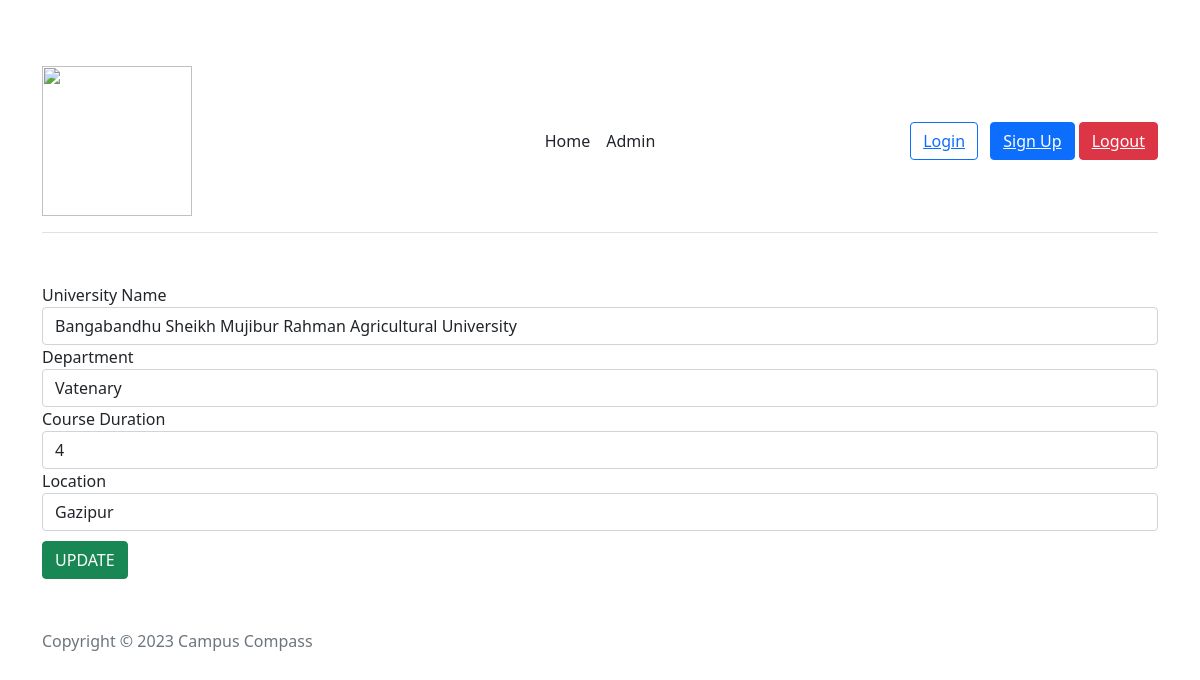
/update_page_1.php?id=7, run on the app's committed database.
### tables this page shows
CREATE TABLE `students` (
  `id` int(11) NOT NULL,
  `uni_name` varchar(255) NOT NULL,
  `department` varchar(255) NOT NULL,
  `courses_duration` varchar(255) NOT NULL,
  `location` varchar(255) NOT NULL,
  `desc` text NOT NULL
);

### update_page_1.php (the view, shortened to what this page needs)
<?php include("header.php");?>
<?php include("dbcon.php");?>
    <?php
        if(isset($_GET['id'])){
            $id =$_GET['id'];
            $query = "select * from `students` where `id` = '$id'";
            $result = mysqli_query($connection, $query);
            if(!$result){
                die("Query Failed**".mysqli_error($connection));
            }
            else{
                $row = mysqli_fetch_assoc($result);
            }
        }
    ?>
    <form action="update_page_1.php?id_new=<?php echo $id;?>" method="post">
        <div class="form-group">
            <label for="uni_name">University Name	</label>
            <input type="text" name="uni_name" class="form-control" value="<?php echo $row['uni_name'] ?>">
        </div>
        <div class="form-group">
            <label for="department">Department</label>
            <input type="text" name="department" class="form-control" value="<?php echo $row['department'] ?>">
        </div>
        <div class="form-group">
            <label for="courses_duration">Course Duration</label>
            <input type="text" name="courses_duration" class="form-control" value="<?php echo $row['courses_duration'] ?>">
        </div>
        <div class="form-group">
            <label for="location">Location</label>
            <input type="text" name="location" class="form-control" value="<?php echo $row['location'] ?>">
        </div>
        <div class="update_btn">
            <input type="submit" class="btn btn-success" name="update_students" value="UPDATE">
        </div>
    </form>
<?php include("footer.php");?>

### style.css (style rules this page uses)
.update_btn { margin-top: 10px; }

### data on the page
students: uni_name "Bangabandhu Sheikh Mujibur Rahman Agricultural University", department "Vatenary", courses_duration "4", location "Gazipur"
